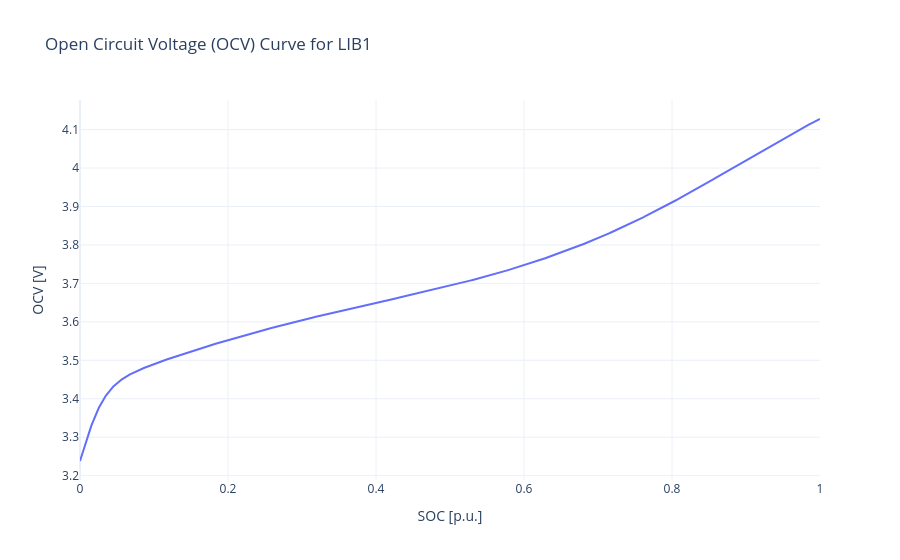

Source (notebook cell):
### Markdown cell above
Im nächsten Schritt wird die OCV-Kennlinie der Batteriezelle dargestellt.

### Code cell
soc_grid_pu = np.linspace(start=0.0, stop=1.0, num=1000)
ocv_curve_v_v = lib1_open_circuit_voltage(soc_grid_pu)

fig = px.line(
    x=soc_grid_pu,
    y=ocv_curve_v_v,
    template=template,
    labels={"x": "SOC [p.u.]", "y": "OCV [V]"},
    title="Open Circuit Voltage (OCV) Curve for LIB1"
)

fig.show()

### Figure 1 — Plotly figure (JSON) as saved in the notebook; plotly's stock layout.template omitted (floating-point values rounded to 4 significant figures; data arrays with more than 128 entries replaced by an {"elided": "..."} marker saying what was removed)
{"data": [{"hovertemplate": "SOC [p.u.]=%{x}<br>OCV [V]=%{y}<extra></extra>", "legendgroup": "", "line": {"color": "#636efa", "dash": "solid"}, "marker": {"symbol": "circle"}, "mode": "lines", "name": "", "orientation": "v", "showlegend": false, "type": "scatter", "x": {"elided": "1000 float values"}, "xaxis": "x", "y": {"elided": "1000 float values"}, "yaxis": "y"}], "layout": {"legend": {"tracegroupgap": 0}, "title": {"text": "Open Circuit Voltage (OCV) Curve for LIB1"}, "xaxis": {"anchor": "y", "domain": [0, 1], "title": {"text": "SOC [p.u.]"}}, "yaxis": {"anchor": "x", "domain": [0, 1], "title": {"text": "OCV [V]"}}}}
